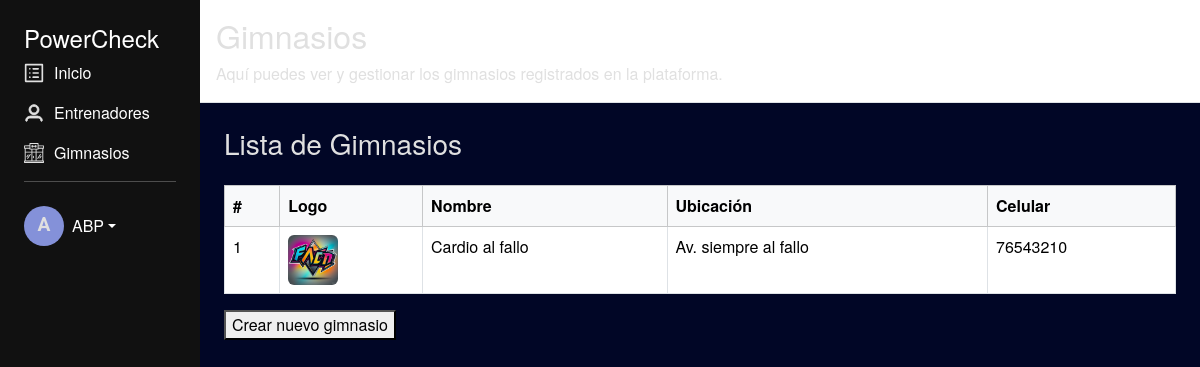
/administrador/gimnasios/ (signed in), run on the app's committed database.
### usuario/models.py (models this page shows, shortened)
class Gym(models.Model):
    nombre = models.CharField(max_length=100,blank=False, null=False,unique=True)
    ubucacion = models.CharField(max_length=255)
    logo = models.ImageField(upload_to='gym_logos/', blank=True, null=True,default='gym_logos/default_logo.png')
    celular = models.CharField(max_length=15, blank=False, null=False)

### usuario/decorators.py (the view)
        def _wrapped_view(request, *args, **kwargs):
            if request.user.is_authenticated and request.user.groups.filter(name=nombre_grupo).exists():
                return view_func(request, *args, **kwargs)
            raise PermissionDenied  # Retorna error 403 si no pertenece al grupo

### usuario/views.py (called while the page is built)
@admin_required
def administrador_gimnasios(request):
    Gyms = Gym.objects.all()
    return render(request, 'administrador/gym.html', {'gyms': Gyms})

### usuario/templates/administrador/gym.html (shortened to what this page needs)
{% extends "administrador/dashboard.html" %}
{% block header %}
<h2>Gimnasios</h2>
<p class="mb-0">Aquí puedes ver y gestionar los gimnasios registrados en la plataforma.</p>
{% endblock %}
{% block content %}
<h3>Lista de Gimnasios</h3>
<div class="table-responsive">
  <table class="table table-hover table-bordered mt-3">
    <thead class="table-light">
      <tr>
        <th>#</th>
        <th>Logo</th>
        <th>Nombre</th>
        <th>Ubicación</th>
        <th>Celular</th>
      </tr>
    </thead>
    <tbody>
      {% for gym in gyms %}
      <tr>
        <td>{{ forloop.counter }}</td>
        <td>
          <img src="{{ gym.logo.url }}" alt="Logo de {{ gym.nombre }}" width="50" height="50" class="rounded">
        </td>
        <td>{{ gym.nombre }}</td>
        <td>{{ gym.ubucacion }}</td>
        <td>{{ gym.celular }}</td>
      </tr>
      {% empty %}
      <tr>
        <td colspan="5" class="text-center">No hay gimnasios registrados.</td>
      </tr>
      {% endfor %}
    </tbody>
  </table>
  <a href="{% url 'usuario:crear_gym' %}">
  <button>Crear nuevo gimnasio</button>
  </a>
</div>
{% endblock %}

### usuario/templates/administrador/dashboard.html (shortened to what this page needs)
{% load static %}
{% load bootstrap5 %}
<!DOCTYPE html>
<html lang="es">
<head>
  {% bootstrap_css %}
  <link rel="stylesheet" href="{% static 'css/styles.css' %}">
</head>
<body>
  <div class="container-fluid">
    <div class="row vh-100">
      <nav class="col-md-2 sidebar-desktop">
        <h4>PowerCheck</h4>
        <a href="{% url 'usuario:administrador_dashboard' %}" class="nav-link">
          <img src="{% static 'image/home.svg' %}" alt="Inicio">
          Inicio
        </a>
        <a href="{% url 'usuario:administrador_entrenadores' %}" class="nav-link">
          <img src="{% static 'image/coach.svg' %}" alt="Entrenadores">
          Entrenadores
        </a>
        <a href="{% url 'usuario:administrador_gimnasios' %}" class="nav-link">
          <img src="{% static 'image/gym.svg' %}" alt="Gimnasios">
          Gimnasios
        </a>
        <hr>
        <div class="dropdown mt-4">
          <a href="#" class="d-flex align-items-center nav-link dropdown-toggle" data-bs-toggle="dropdown"
            aria-expanded="false">
            <div class="avatar-circle me-2">
              {{ request.user.first_name|default:request.user.username|first|upper }}
            </div>
            <span>{{ request.user.first_name|default:request.user.username }}</span>
          </a>
        </div>
      </nav>
      <div class="col-md-10 d-flex flex-column p-0">
        <header class="bg-white border-bottom p-3">
          {%block header %}{% endblock %}
        </header>
        <main class="flex-grow-1 p-4">
          {% block content %}{% endblock %}
        </main>
      </div>
    </div>
  </div>
</body>
</html>

### static/css/styles.css (style rules this page uses)
:root { --primary-color: #010626; --text-color: #e0e0e0; --button-color: #8491d9; --button-hover: #6c78c9; --input-bg: #fff; --input-border-radius: 12px; --font-family-base: 'Helvetica Neue', sans-serif; --font-family-button: 'Roboto', sans-serif; }
body { background-color: var(--primary-color); color: var(--text-color); font-family: var(--font-family-base); margin: 0; padding: 0; }
label, .form-check-label, p { color: var(--text-color); }
.sidebar-desktop { background-color: #111; min-height: 100vh; padding: 1.5rem; color: #fff; }
.sidebar-desktop .nav-link { color: #fff; display: flex; align-items: center; margin-bottom: 1rem; text-decoration: none; }
.sidebar-desktop .nav-link img { width: 20px; height: 20px; margin-right: 10px; }
.avatar-circle { width: 40px; height: 40px; background-color: #8491d9; color: #e0e0e0; font-weight: bold; font-size: 1.2rem; border-radius: 50%; display: flex; align-items: center; justify-content: center; font-family: 'Roboto', sans-serif; }

### data on the page
Gym: logo (picture), nombre "Cardio al fallo", ubucacion "Av. siempre al fallo", celular "76543210"

### other printed values
{{ request.user.first_name|default:request.user.username|first|upper }} "A"
{{ request.user.first_name|default:request.user.username }} "ABP"
